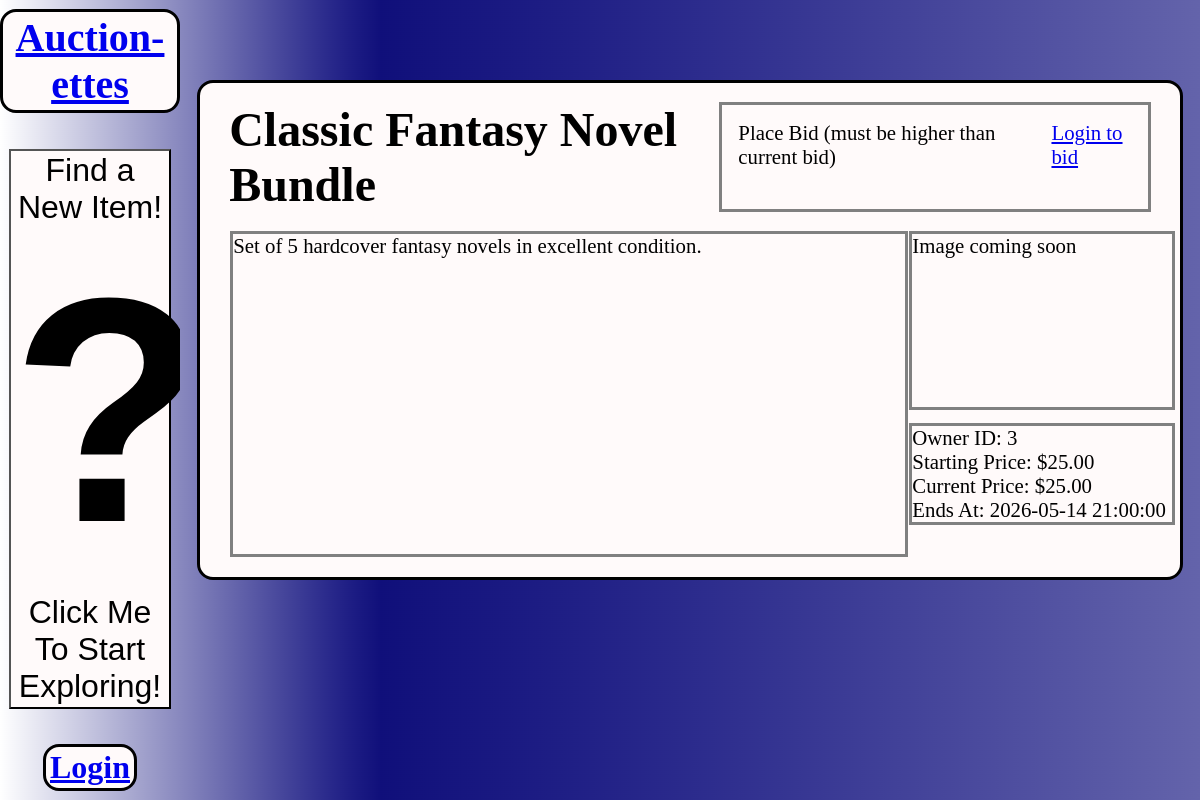
Page /item.php?id=11 on the committed database.
### tables this page shows
CREATE TABLE listing (
    listing_id INT AUTO_INCREMENT PRIMARY KEY,
    user_id INT NOT NULL,
    title VARCHAR(255) NOT NULL,
    description TEXT,
    starting_price DECIMAL(10,2) NOT NULL,
    current_price DECIMAL(10,2) NOT NULL,
    status ENUM('active','sold','expired') NOT NULL DEFAULT 'active',
    image_path VARCHAR(255),
    created_at TIMESTAMP DEFAULT CURRENT_TIMESTAMP,
    updated_at TIMESTAMP NOT NULL DEFAULT CURRENT_TIMESTAMP ON UPDATE CURRENT_TIMESTAMP,
    ends_at DATETIME NOT NULL,
    reserve_price DECIMAL(10,2),
    category_id INT NULL,
    item_condition ENUM('new','used','refurbished') NOT NULL DEFAULT 'used',

    FOREIGN KEY (user_id)
        REFERENCES users(user_id)
        ON DELETE CASCADE,

    FOREIGN KEY (category_id)
        REFERENCES category(category_id)
);

### db-con.php (called while the page is built, shortened)
<?php
$type = 'mysql';
$server = 'localhost';
$db = 'auctionDB';
$port = '3306';
$charset = 'utf8mb4';
$username = 'root';
$password = '';
$options = [
    PDO::ATTR_ERRMODE => PDO::ERRMODE_EXCEPTION,
    PDO::ATTR_DEFAULT_FETCH_MODE => PDO::FETCH_ASSOC,
    PDO::ATTR_EMULATE_PREPARES => false,
];
$dsn = "$type:host=$server;dbname=$db;port=$port;charset=$charset";

### database.php (called while the page is built)
<?php
include 'db-con.php';
class Database {
    private PDO $pdo;
    private static ?Database $instance = null;
    private function __construct() {
        global $dsn, $username, $password, $options;
        try {
            $this->pdo = new PDO($dsn, $username, $password, $options);
        } catch (PDOException $e) {
            echo "{$e->getMessage()}";
        }
    }
    public static function getInstance(): Database {
        if (self::$instance === null) {
            self::$instance = new Database();
        }
        return self::$instance;
    }
    public function getConnection(): PDO {
        return $this->pdo;
    }
}

### listings.php (called while the page is built, shortened)
<?php
require_once 'database.php';
class listing {
    private PDO $pdo;
    public function __construct() {
        $this->pdo = Database::getInstance()->getConnection();
    }
public function getById(int $listingId): array|false {
    $query = "SELECT * FROM listing WHERE listing_id = :listing_id";
    $stmt = $this->pdo->prepare($query);
    $stmt->bindValue(':listing_id', $listingId, PDO::PARAM_INT);
    $stmt->execute();
    return $stmt->fetch();
}
}

### item.php (the view, shortened to what this page needs)
<?php
require_once 'listings.php';
$listing = new listing();
$listingId = (int)($_GET['id'] ?? 0);
$item = $listing->getById($listingId);
?>
<!DOCTYPE html>
<html>
<head>
  <link href="item.css" rel="stylesheet" />
</head>
<body>
<div id="header">
    <h1><a href="index.php">Auction-ettes</a></h1>
    <button class="advert">
        Find a New Item!
        <h3>?</h3>
        Click Me To Start Exploring!
    </button>
    <?php if (isset($_SESSION['user_id'])): ?>
        <h2><a href="account.php">Your Account</a></h2>
        <h2><a href="logout.php">Logout</a></h2>
    <?php else: ?>
        <h2><a href="login.php">Login</a></h2>
    <?php endif; ?>
</div>
<main>
    <div id="item_name">
        <h1><?php echo htmlspecialchars($item['title']); ?></h1>
        <div id="item_bid">
            <p>Place Bid (must be higher than current bid)</p>
            <?php if (isset($_SESSION['user_id'])): ?>
                <form method="POST" action="bid.php">
                    <input type="hidden" name="listing_id" value="<?php echo $item['listing_id']; ?>">
                    <input type="number" step="0.01" name="bid_amount" placeholder="Enter Bid"/>
                    <button type="submit">Bid 💰</button>
                </form>
            <?php else: ?>
                <p><a href="login.php">Login to bid</a></p>
            <?php endif; ?>
        </div>
    </div>
    <div id="left_half">
        <div id="item_description">
            <p><?php echo htmlspecialchars($item['description']); ?></p>
        </div>
        <div id="right_half">
            <div id="item_image">
                <p>Image coming soon </p>
            </div>
            <div id="item_properties">
                <p>Owner ID: <?php echo htmlspecialchars($item['user_id']); ?></p>
                <p>Starting Price: $<?php echo htmlspecialchars($item['starting_price']); ?></p>
                <p>Current Price: $<?php echo htmlspecialchars($item['current_price']); ?></p>
                <p>Ends At: <?php echo htmlspecialchars($item['ends_at']); ?></p>
            </div>
        </div>
    </div>
</main>
</body>
</html>

### item.css (style rules this page uses)
* { padding: 0; margin: 0; box-sizing: boarder-box; }
body { background-image: url('backdrop.PNG'); background-repeat: no-repeat; background-size:fill; background-attachment: fixed; display: flex; justify-content: center; background-color: grey; }
main { padding: 0px 10px; background-color: snow; border: 3px black solid; border-radius: 16px; margin-top: 5rem; display: flex; flex-direction: column; justify-content: center; margin-left: 20%; margin-right: 5%; min-width: 80%; }

### rows in the picture
listing: title "Classic Fantasy Novel Bundle", description "Set of 5 hardcover fantasy novels in excellent condition.", user "3", starting_price "25.00", current_price "25.00", ends_at "2026-05-14 21:00:00"
